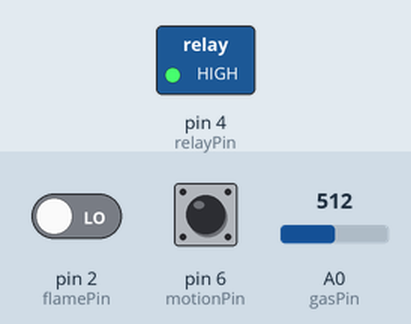
Simulated run of this program. Board: Arduino Uno, built with avr-gcc and run on an emulated ATmega328P. Shown: switched loads named in the program (green lamp = pin HIGH). Inputs (shaded band) come from the test bench; at power-on: A0 (gasPin) = 512, pin 2 (flamePin) LOW, pin 6 (motionPin) HIGH. EEPROM starts erased; what the program prints to the serial monitor is not drawn.

Above: at 1.2 s.
1.3 s: A0 (gasPin) set to 416
2.8 s: A0 (gasPin) set to 387
At 4.3 s:
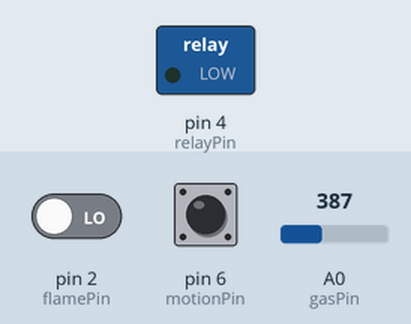
4.6 s: pin 2 (flamePin) driven HIGH
At 5.8 s:
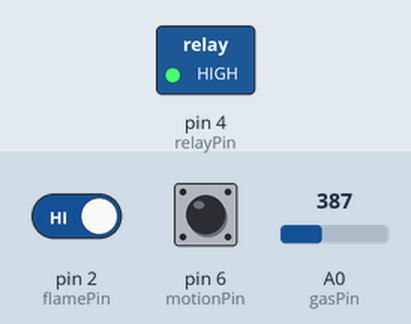
Timing chart, 0 to 7.6 s (numbered marks = the images above; inputs shaded):
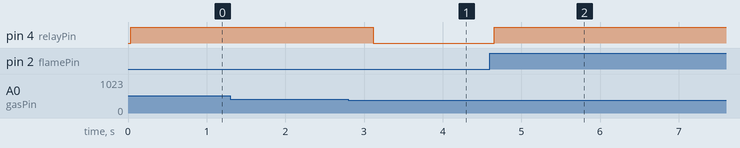

The program:

main.cpp
```cpp
#include <IRremote.h>
#include <EEPROM.h>

const int flamePin  = 2;
const int gasPin    = A0;
const int motionPin = 6;
const int relayPin  = 4;
const int irPin     = 3;

const uint32_t CODE_ON  = 0xE9167B80;
const uint32_t CODE_OFF = 0xE8177B80;

unsigned long lastLogTime = 0;
bool prevHazard = false;

struct LogEntry {
  uint32_t ms;
  uint16_t gas;
  uint8_t  flags;
  uint8_t  code;
};

const int EE_ADDR_IDX   = 0;
const int EE_ADDR_COUNT = 2;
const int EE_ADDR_DATA  = 4;

const int ENTRY_SIZE = sizeof(LogEntry);
const int EE_BYTES   = 1024;
const int MAX_ENTRIES = (EE_BYTES - EE_ADDR_DATA) / ENTRY_SIZE;

uint16_t eeReadU16(int addr) {
  uint16_t v;
  EEPROM.get(addr, v);
  return v;
}
void eeWriteU16(int addr, uint16_t v) {
  EEPROM.put(addr, v);
}

void eepromInitIfEmpty() {
  uint16_t idx = eeReadU16(EE_ADDR_IDX);
  uint16_t cnt = eeReadU16(EE_ADDR_COUNT);
  if (idx >= MAX_ENTRIES || cnt > MAX_ENTRIES) {
    eeWriteU16(EE_ADDR_IDX, 0);
    eeWriteU16(EE_ADDR_COUNT, 0);
  }
}

void eepromLog(uint8_t eventCode, uint16_t gasVal, bool flame, bool motion, bool relay, bool hazard) {
  uint16_t idx = eeReadU16(EE_ADDR_IDX);
  uint16_t cnt = eeReadU16(EE_ADDR_COUNT);
  LogEntry e;
  e.ms    = millis();
  e.gas   = gasVal;
  uint8_t f = 0;
  if (flame)  f |= (1 << 0);
  if (motion) f |= (1 << 1);
  if (relay)  f |= (1 << 2);
  if (hazard) f |= (1 << 3);
  e.flags = f;
  e.code  = eventCode;
  int entryAddr = EE_ADDR_DATA + idx * ENTRY_SIZE;
  EEPROM.put(entryAddr, e);
  idx = (idx + 1) % MAX_ENTRIES;
  if (cnt < MAX_ENTRIES) cnt++;
  eeWriteU16(EE_ADDR_IDX, idx);
  eeWriteU16(EE_ADDR_COUNT, cnt);
}

void eepromDumpLast(uint16_t n) {
  uint16_t idx = eeReadU16(EE_ADDR_IDX);
  uint16_t cnt = eeReadU16(EE_ADDR_COUNT);
  if (cnt == 0) {
    Serial.println(F("No logs."));
    return;
  }
  if (n > cnt) n = cnt;
  Serial.print(F("Dumping last ")); Serial.print(n);
  Serial.print(F(" of ")); Serial.print(cnt); Serial.print(F(" entries (cap "));
  Serial.print(MAX_ENTRIES); Serial.println(F("):"));
  int cur = (int)idx - 1;
  if (cur < 0) cur = MAX_ENTRIES - 1;
  for (uint16_t i = 0; i < n; i++) {
    int entryAddr = EE_ADDR_DATA + cur * ENTRY_SIZE;
    LogEntry e;
    EEPROM.get(entryAddr, e);
    bool flame  = e.flags & (1 << 0);
    bool motion = e.flags & (1 << 1);
    bool relay  = e.flags & (1 << 2);
    bool hazard = e.flags & (1 << 3);
    const char* ev =
      (e.code == 1) ? "HAZARD_ON"  :
      (e.code == 2) ? "HAZARD_OFF" :
      (e.code == 3) ? "MANUAL_ON"  :
      (e.code == 4) ? "MANUAL_OFF" : "UNKNOWN";
    Serial.print(F("#")); Serial.print(i + 1);
    Serial.print(F(" t_ms=")); Serial.print(e.ms);
    Serial.print(F(" ev=")); Serial.print(ev);
    Serial.print(F(" gas=")); Serial.print(e.gas);
    Serial.print(F(" flags[flame=")); Serial.print(flame ? "1" : "0");
    Serial.print(F(", motion=")); Serial.print(motion ? "1" : "0");
    Serial.print(F(", relay=")); Serial.print(relay ? "1" : "0");
    Serial.print(F(", hazard=")); Serial.print(hazard ? "1" : "0");
    Serial.println(F("]"));
    cur = (cur - 1);
    if (cur < 0) cur = MAX_ENTRIES - 1;
  }
}

void eepromClear() {
  for (int i = 0; i < EE_BYTES; i++) EEPROM.update(i, 0xFF);
  eeWriteU16(EE_ADDR_IDX, 0);
  eeWriteU16(EE_ADDR_COUNT, 0);
  Serial.println(F("EEPROM logs cleared."));
}

void setup() {
  pinMode(flamePin, INPUT);
  pinMode(motionPin, INPUT);
  pinMode(relayPin, OUTPUT);
  Serial.begin(9600);
  while (!Serial) {}
  eepromInitIfEmpty();
  IrReceiver.begin(irPin, ENABLE_LED_FEEDBACK);
  Serial.print(F("EEPROM ready. max="));
  Serial.print(MAX_ENTRIES);
  Serial.print(F(" entries, count="));
  Serial.println(eeReadU16(EE_ADDR_COUNT));
  Serial.println(F("Send 'D' to dump last 10 logs, 'C' to clear logs."));
}

void loop() {
  int  gasValue       = analogRead(gasPin);
  bool flameDetected  = (digitalRead(flamePin) == HIGH);
  bool motionDetected = (digitalRead(motionPin) == LOW);
  bool hazard         = flameDetected || gasValue > 400 || motionDetected;
  bool relayOn = hazard;
  digitalWrite(relayPin, relayOn ? HIGH : LOW);
  Serial.print("Flame: ");
  Serial.print(flameDetected ? "DETECTED" : "Safe");
  Serial.print(" | Gas: ");
  Serial.print(gasValue);
  Serial.print(" | Motion: ");
  Serial.println(motionDetected ? "DETECTED" : "None");
  if (hazard && (millis() - lastLogTime > 5000)) {
    Serial.println("⚠️ Hazard detected! Relay activated.");
    lastLogTime = millis();
  }
  if (hazard != prevHazard) {
    eepromLog(hazard ? 1 : 2, gasValue, flameDetected, motionDetected, relayOn, hazard);
    prevHazard = hazard;
  }
  if (IrReceiver.decode()) {
    uint32_t raw = IrReceiver.decodedIRData.decodedRawData;
    if (raw == CODE_ON) {
      digitalWrite(relayPin, HIGH);
      Serial.println("Manual ON via IR.");
      eepromLog(3, gasValue, flameDetected, motionDetected, true, hazard);
    } else if (raw == CODE_OFF) {
      digitalWrite(relayPin, LOW);
      Serial.println("Manual OFF via IR.");
      eepromLog(4, gasValue, flameDetected, motionDetected, false, hazard);
    }
    IrReceiver.resume();
  }
  if (Serial.available()) {
    char c = (char)Serial.read();
    if (c == 'D' || c == 'd') {
      eepromDumpLast(10);
    } else if (c == 'C' || c == 'c') {
      eepromClear();
    }
  }
  delay(500);
}
```

Measured:
- the behaviour switches between 401 and 400 on A0 (gasPin) (found by bisection; images 0 and 1)
- after the input at 1.3 s, every drawn part: stays the same
- after the input at 2.8 s, pin 4 (relayPin): HIGH → LOW after 0.32 s
- after the input at 4.6 s, pin 4 (relayPin): LOW → HIGH after 0.05 s
